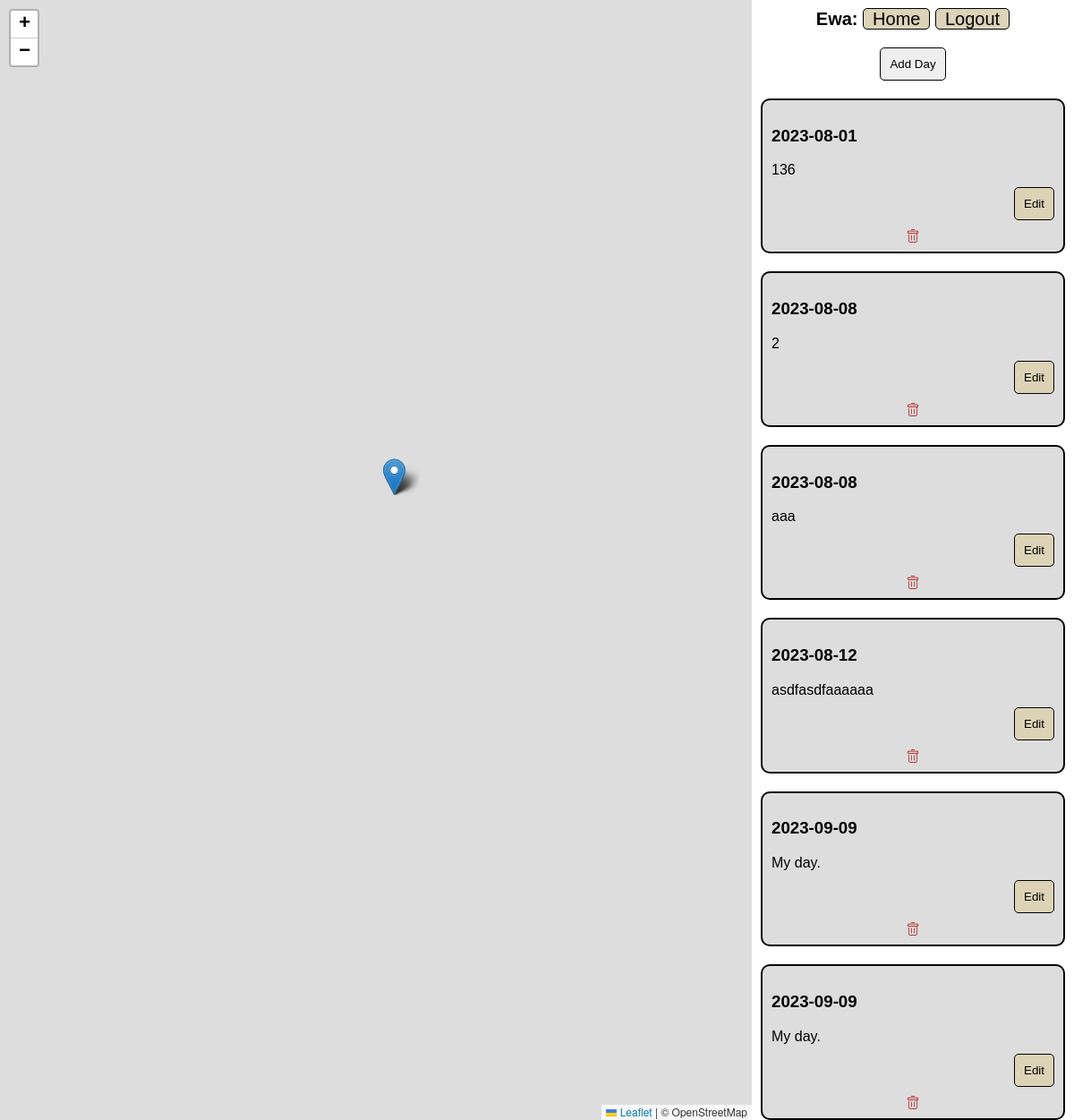
The page /adventure/22 (signed in) on the database its author committed.
### adventure/models.py (models this page shows)
class Day(models.Model):
    adventure = models.ForeignKey(Adventure, on_delete=models.CASCADE)
    description = models.CharField(max_length=5000)
    date = models.DateField()

### adventure/views.py (the view)
# urls.py: path('adventure/<int:id>', views.adventure, name='adventure'),
@login_required
def adventure(request, id, message=None):
    try:
        message = request.GET['message']
    except:
        pass
    if request.user == Adventure.objects.get(pk = id).author:
        days = Day.objects.filter(adventure = id).order_by("date")
        days_and_locations = []
        if days:
            for i in range(0, len(days)):
                locations = Location.objects.filter(day=days[i])
                days_and_locations.append((days[i], locations))
        json_days = json.loads(serializers.serialize('json', days))
        if days:
            for i in range(len(days)):
                locations = Location.objects.filter(day=days[i])
                json_locations = json.loads(serializers.serialize('json', locations))
                json_days[i]['locations'] = json_locations
        return render(request, 'adventure/adventure.html',{
            'id': id,
            'days': days_and_locations,
            'new_day': NewDayForm(),
            'edit_day': EditDayForm(),
            'new_location': NewLocationForm(),
            'message': message,
            'markers_data': json_days,
        })
    return render(request, 'adventure/layout.html', {
        'message': "Permission Denied!",
    })

### adventure/templates/adventure/adventure.html (shortened to what this page needs)
{% extends "adventure/layout.html"%}
{% load static %}
{% block body %}
    <div class="add-day">
        <button type="button" id="show-add-day-form">Add Day</button>
    </div>
    {% for day, locations in days %}
        <div class="adv-item">
            <h3>{{ day.date|date:"Y-m-d" }}</h3>
            <span>{{ day.description }}</span>
            <button type="button" class="add" data-id="{{day.id}}" >Edit</button>
            <img class="show-more" src="{% static 'adventure/img/delete.svg' %}" alt="show location arrow">
        </div>
    {% empty %}
        <span> No days yet. </span>
    {% endfor %}
{% endblock %}

### adventure/templates/adventure/layout.html (shortened to what this page needs)
{% load static %}
<!DOCTYPE html>
<html lang="en">
    <head lang="en">
        <link rel='stylesheet' href="{% static 'adventure/style.css' %}">
        <link rel="stylesheet" href="https://unpkg.com/leaflet@1.9.4/dist/leaflet.css"
/>
    </head>
    <body>
        <div id="map"></div>
        <div class="adv-contener">
                <div>
                    <nav class="nav">
                        {% if user.is_authenticated %}
                            <span style="font-weight: bold;">{{request.user.username|title}}:</span>
                        {% endif%}
                        <a href="{% url 'index' %}">Home</a>
                        {% if not user.is_authenticated %}
                            <a href="{% url 'register' %}">Register</a>
                            <a href="{% url 'login' %}">Login</a>
                        {% else %}
                            <a href="{% url 'logout' %}">Logout</a>
                        {% endif %}
                    </nav>
                </div>
                {% block body %}
                {% endblock %}
        </div>
    </body>
</html>

### adventure/static/adventure/style.css (style rules this page uses)
body { display: flex; flex-direction: column; justify-content: center; align-items: center; font-family: sans-serif; }
.nav { font-size:20px; text-align: center; margin-bottom: 20px; margin-top: 10px; }
.nav a { background-color: rgb(220, 211, 184); border: 1px solid black; text-decoration: none; color: black; border-radius: 5px; padding-left: 10px; padding-right: 10px; }
.add { width: fit-content; background-color:rgb(220, 211, 183); }
.add-day { margin-left: auto; margin-right: auto; }
.adv-item button { margin-left: auto; }
.adv-contener { position: fixed; height:100vh; width: 30vw; left:70% ; top:0; display: flex; flex-direction: column; align-items: center; overflow: scroll; }
.adv-item, .adv-form { width: calc(100% - 44px); display: flex; flex-direction: column; border: 2px solid black; margin: 10px; margin-top: 20px; margin-bottom: 0px; padding: 10px; white-space: pre-wrap; background-color: rgb(221, 221, 221); border-radius: 10px; }
.adv-item span { margin-bottom: 10px; }
#map { height:100vh; width: 70vw; position: fixed; left:0 ; top:0; }
button, .input-button, .adv-form > input[type='submit'] { padding: 10px; border: 1px solid black; border-radius: 5px; font-weight: 500; margin-left: auto; }
.show-more { padding-top: 10px; max-height: 15px; cursor: pointer; }

### rows shown on the page
Day: date "2023-08-01", description "136"
Day: date "2023-08-08", description "2"
Day: date "2023-08-08", description "aaa"
Day: date "2023-08-12", description "asdfasdfaaaaaa"
Day: date "2023-09-09", description "My day."
Day: date "2023-09-09", description "My day."

### other values the page prints
{{ request.user.username|title }} "Ewa"
